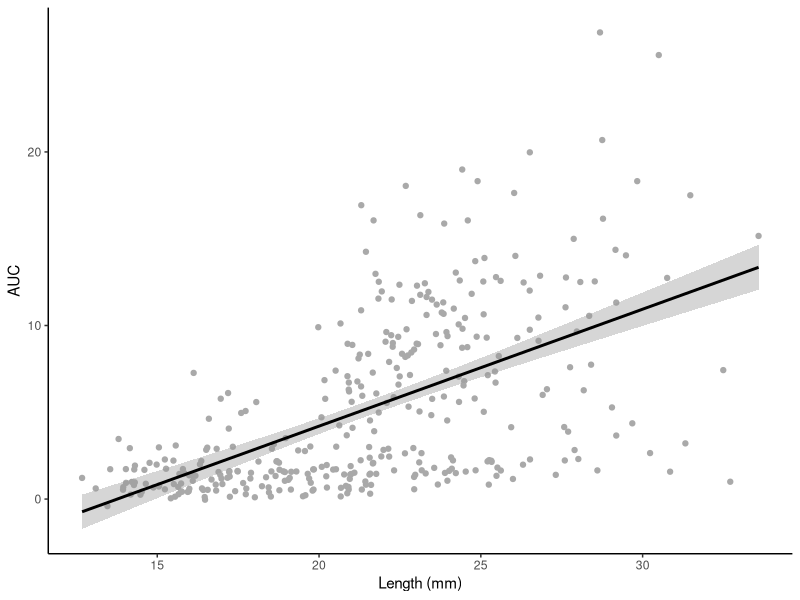
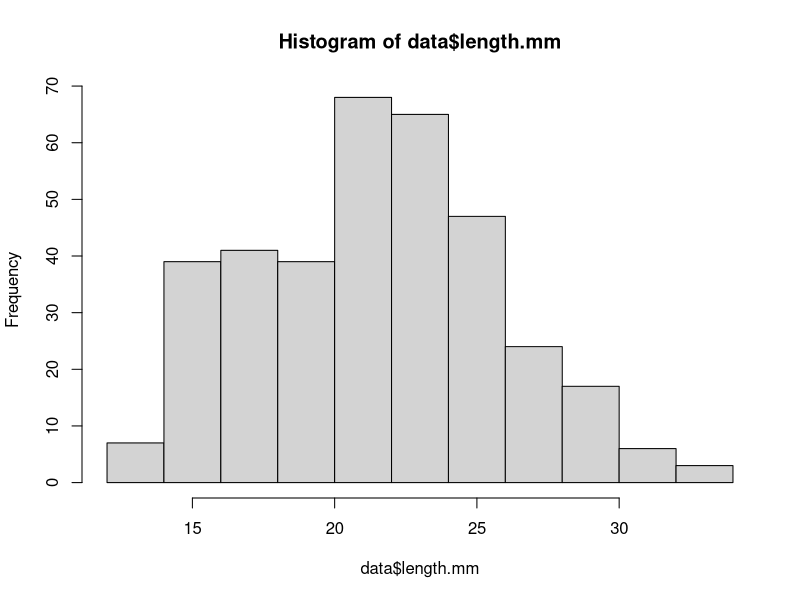
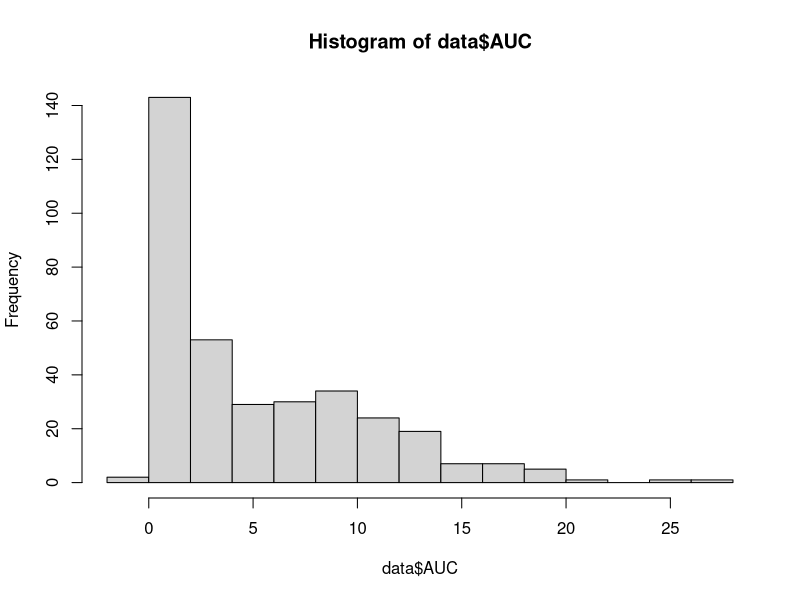
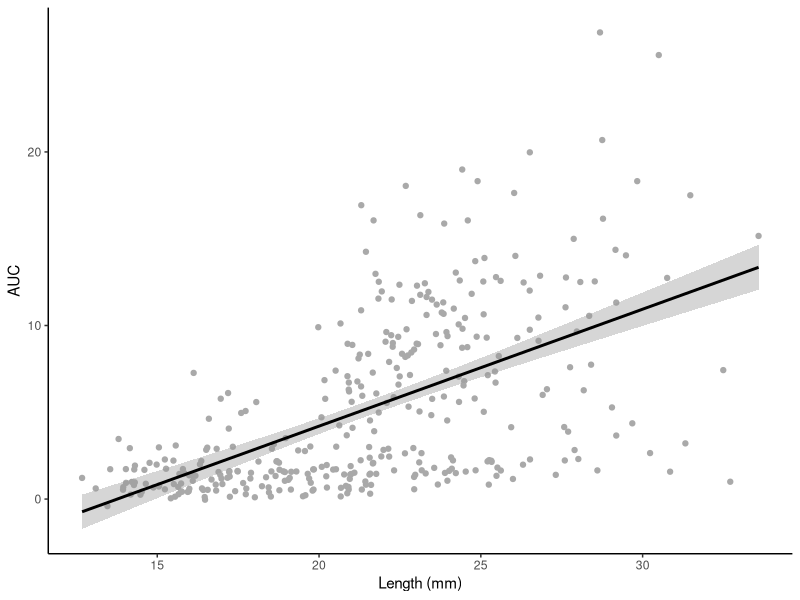

Generate these figures, in order, with R:
## ---- chunk 1
knitr::opts_chunk$set(echo = TRUE, warning = FALSE, message = FALSE)
## ---- chunk 2
library(MASS) 
library(tidyverse)
library(ggplot2)
library(readxl)
library(cowplot)
library(lme4)
library(lmerTest)
library(car)
library(effects)
library(emmeans)
library(tools)
library(pracma)
## ---- chunk 3
data1<-read_csv("output/size/10k_seed_size.csv")%>%select(length.mm,AUC)%>%mutate(experiment="Seed (15-35 mm)")

data2<-read_csv("output/size/usda_families_size.csv")%>%select(length.mm,AUC)%>%mutate(experiment="Seed (15-25 mm)")
## ---- chunk 4
data<-rbind(data1, data2)
## ---- chunk 5
size_plot<-data%>%
  
  ggplot(data=., aes(x=length.mm, y=AUC))+
  geom_point(color="darkgray")+
  geom_smooth(aes(group=1), method="lm", colour="black")+
  xlab("Length (mm)")+
  ylab("AUC")+
  theme_classic();size_plot

ggsave(size_plot, filename="figures/testing/size_correlation.png", width=5, height=5)
## ---- chunk 6
hist(data$length.mm)
hist(data$AUC)
## ---- chunk 7
cor.test(data$AUC, data$length.mm, method="spearman")
